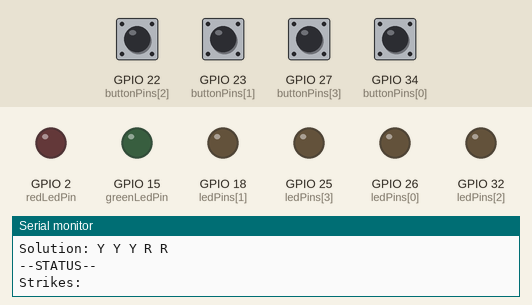
Simulated run of this sketch. Board: ESP32. Shown: output pins drawn as LEDs (lit = HIGH), the last lines printed to the serial monitor. Dashed ring = blinking. The inputs (shaded band) are chosen by the test bench; at power-on: GPIO 22 (buttonPins[2]), GPIO 23 (buttonPins[1]), GPIO 27 (buttonPins[3]), GPIO 34 (buttonPins[0]) HIGH. Random numbers use the default seed unless the sketch sets one.

Above: at 1.2 s.
1.3 s: GPIO 23 (buttonPins[1]) pulled LOW for 0.15 s
At 1.85 s:
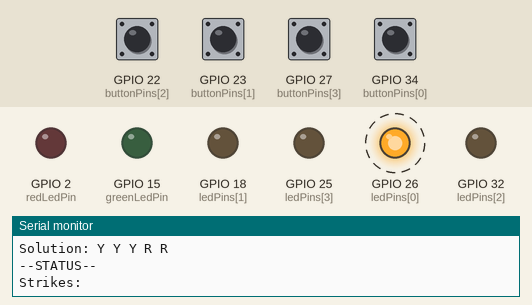
3.2 s: GPIO 22 (buttonPins[2]) pulled LOW for 0.15 s
At 3.61 s:
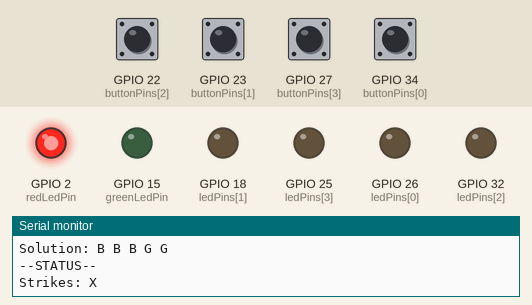
6.2 s: GPIO 27 (buttonPins[3]) pulled LOW for 0.15 s
At 8.3 s:
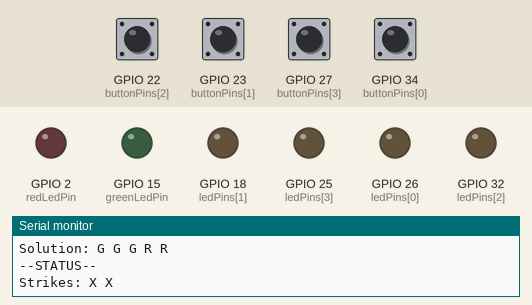
9.2 s: GPIO 34 (buttonPins[0]) pulled LOW for 0.15 s
At 10.3 s:
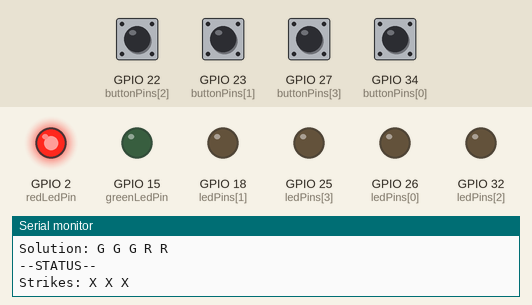
Timing chart, 0 to 11.8 s (numbered marks = the images above; inputs shaded):
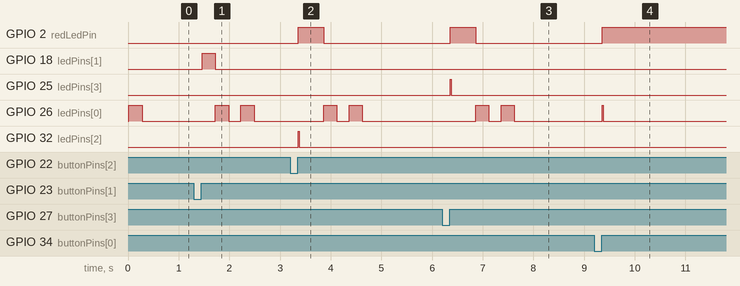

Measured:
- after the input at 1.3 s, GPIO 18 (ledPins[1]): LOW → HIGH after 0.16 s, → LOW 0.26 s later; GPIO 26 (ledPins[0]): alternates HIGH for 0.26 s and LOW for 0.24 s, 4 changes in all, then stays LOW, starting after 0.43 s
- after the input at 3.2 s, GPIO 2 (redLedPin): LOW → HIGH after 0.15 s, → LOW 0.51 s later; GPIO 26 (ledPins[0]): alternates HIGH for 0.26 s and LOW for 0.24 s, 4 changes in all, then stays LOW, starting after 0.66 s; GPIO 32 (ledPins[2]): LOW → HIGH after 0.15 s, → LOW 0.02 s later
- after the input at 6.2 s, GPIO 2 (redLedPin): LOW → HIGH after 0.15 s, → LOW 0.51 s later; GPIO 25 (ledPins[3]): LOW → HIGH after 0.15 s, → LOW 0.02 s later; GPIO 26 (ledPins[0]): alternates HIGH for 0.26 s and LOW for 0.24 s, 4 changes in all, then stays LOW, starting after 0.66 s
- after the input at 9.2 s, GPIO 2 (redLedPin): LOW → HIGH after 0.15 s; GPIO 26 (ledPins[0]): LOW → HIGH after 0.15 s, → LOW 0.02 s later

The sketch:

SimonSaysModule.ino
```cpp
char serialNumChars[34] = {'A', 'B', 'C', 'D', 'E', 'F', 'G', 'H', 'I', 'J', 'K', 'L', 'M', 'N', 'P', 'Q', 'R', 'S', 'T', 'U', 'V', 'W', 'X', 'Z', '0', '1', '2', '3', '4', '5', '6', '7', '8', '9'};
String indicatorLabels[11] = {"SND", "CLR", "CAR", "IND", "FRQ", "SIG", "NSA", "MSA", "TRN", "BOB", "FRK"};
String portTypes[6] = {"DVI-D", "PS/2", "RJ-45", "Stereo RCA", "Parallel", "Serial"};

bool serialOdd = false;
bool serialVowel = false;
int batteryAmount = 0;
bool indicatorCheck = false;
bool parallelCheck = false;
int strikes = 0;
int sequenceLength;
int sequence[5];
int solutionSequence[5];
int vowel0[4] = {3, 2, 1, 0};
int vowel1[4] = {2, 3, 0, 1};
int vowel2[4] = {3, 0, 1, 2};
int noVowel0[4] = {1, 3, 2, 0};
int noVowel1[4] = {0, 2, 1, 3};
int noVowel2[4] = {2, 3, 0, 1};
long playerInputTime = -5000;
long currentMillis;
long previousMillis = -500;
int currentSequencePosition = 0;
int playerSequencePosition = 0;
int playerInputPosition = 0;
long previousRedLedMillis = 0;
int pressedLed = -1;
bool pressed[4];
int finalSequenceException = 0;

//ESP32 PINS
int ledPins[4] = {26, 18, 32, 25};
int buttonPins[4] = {34, 23, 22, 27};
int greenLedPin = 15;
int redLedPin = 2;

void setup() {
  //GENERAL SETUP
  Serial.begin(115200);
  randomSeed(analogRead(0));
  for (int i = 0; i < 4; i++) {
    pinMode(ledPins[i], OUTPUT);
    digitalWrite(ledPins[i], LOW);
    pinMode(buttonPins[i], INPUT_PULLUP);
  }
  pinMode(greenLedPin, OUTPUT);
  pinMode(redLedPin, OUTPUT);
  digitalWrite(greenLedPin, LOW);
  digitalWrite(redLedPin, LOW);

  //BOMB SETUP
  Serial.println("--BOMB CONFIGURATION--");
  String serialNum;
  for (int i = 0; i < 5; i++) {
    serialNum += serialNumChars[random(0, 34)];
  }
  serialNum += serialNumChars[random(24, 34)];
  Serial.println("  Serial: " + serialNum);
  int x = serialNum.charAt(serialNum.length()-1);
  if (x % 2) serialOdd = true;
  if (serialNum.indexOf('A') > -1 || serialNum.indexOf('E') > -1 || serialNum.indexOf('I') > -1 || serialNum.indexOf('O') > -1 || serialNum.indexOf('U') > -1) serialVowel = true;

  int batteryWidgetAmount = random(0, 6);
  int indicatorWidgetAmount = random(0, 5-batteryWidgetAmount+1);
  int portWidgetAmount = 5-batteryWidgetAmount-indicatorWidgetAmount;
  Serial.print(" Widgets: ");

  for (int i = 0; i < batteryWidgetAmount; i++) {
    if (random(0, 2)) {
      Serial.print("|2 AA|");
      batteryAmount += 2;
    } else {
      Serial.print("|1 D|");
      batteryAmount++;
    }
    Serial.print(" ");
  }

  String chosenLabels[5];
  for (int i = 0; i < indicatorWidgetAmount; i++) {
    String indicator;
    bool alreadyExists;
    do {
      alreadyExists = false;
      indicator = indicatorLabels[random(0,11)];
      for (int i = 0; i < 5; i++) {
        if (indicator == chosenLabels[i]) alreadyExists = true;
      }
    } while (alreadyExists);
    chosenLabels[i] = indicator;
    Serial.print("|");
    Serial.print(indicator);
    if (random(0,2)) {
      Serial.print("(LIT)");
      if (indicator == "FRK" || indicator == "CAR") indicatorCheck = true;
    } else Serial.print("(OFF)");
    Serial.print("| ");
  }

  for (int i = 0; i < portWidgetAmount; i++) {
    int lowerBound = 4;
    int upperBound = 2;
    int upperBound2 = 6;
    if (random(0, 2)) {
      lowerBound = 0;
      upperBound = 4;
      upperBound2 = 4;
    }
    Serial.print("|");
    int portAmount = random(0, upperBound+1);
    String chosenPorts[upperBound];
    String port;
    bool alreadyExists;
    for (int i = 0; i < portAmount; i++) {
      do {
        alreadyExists = false;
        port = portTypes[random(lowerBound, upperBound2)];
        for (int i = 0; i < upperBound; i++) {
          if (port == chosenPorts[i]) alreadyExists = true;
        }
      } while (alreadyExists);
      chosenPorts[i] = port;
      if (port == "Parallel") parallelCheck = true;
      Serial.print(port);
      if (portAmount > 1 && i < portAmount-1) Serial.print(",");
    }
    Serial.print("| ");
  }

  //MODULE SETUP
  Serial.println();
  Serial.println();
  Serial.println("--MODULE INFORMATION--");
  sequenceLength = random(3, 6);
  for (int i = 0; i < sequenceLength; i++) {
    sequence[i] = random(0, 4);
  }

  //FIND SOLUTION
  findSolutionSequence();
  printDefusalSolution();

  //STRIKES
  Serial.println();
  Serial.println();
  Serial.println("--STATUS--");
  Serial.print("Strikes: ");
}

void loop() {
  if (playerSequencePosition < sequenceLength && strikes < 3) {
    currentMillis = millis();
    if (currentMillis - playerInputTime >= 250) {
      if (finalSequenceException) finalSequenceException++;
      if (pressedLed != -1) digitalWrite(ledPins[pressedLed], LOW);
      pressedLed = -1;
    }
    if (currentMillis - previousRedLedMillis >= 500) {
      digitalWrite(redLedPin, LOW);
    }
    if (currentMillis - previousMillis >= 250) {
      for (int i = 0; i < 4; i++) {
        if ((currentSequencePosition && sequence[currentSequencePosition-1] == i) || (currentSequencePosition-1 == -1 && sequence[playerSequencePosition] == i)) digitalWrite(ledPins[i], LOW);
      }
    }
    if ((currentMillis - playerInputTime >= 5000 && currentMillis - previousMillis >= 500) || finalSequenceException == 2) {
      if (finalSequenceException == 2) playerInputTime -= 4500;
      finalSequenceException = 0;
      playerInputPosition = 0;
      for (int i = 0; i < 4; i++) {
        if (sequence[currentSequencePosition] == i) digitalWrite(ledPins[i], HIGH);
      }
      currentSequencePosition++;
      if (currentSequencePosition > playerSequencePosition) {
        playerInputTime = currentMillis;
        currentSequencePosition = 0;
      }
      previousMillis = currentMillis;
    }
    for (int i = 0; i < 4; i++) {
      if (!digitalRead(buttonPins[i])) pressed[i] = true;
      if (digitalRead(buttonPins[i]) && pressed[i]) {
        pressed[i] = false;
        digitalWrite(ledPins[i], HIGH);
        pressedLed = i;
        playerInputTime = millis();
        if (solutionSequence[playerInputPosition] == i) {
          playerInputPosition++;
          if (playerInputPosition > playerSequencePosition) {
            playerSequencePosition++;
            finalSequenceException = 1;
          }
        } else {
          digitalWrite(redLedPin, HIGH);
          previousRedLedMillis = millis();
          strikes++;
          findSolutionSequence();
          Serial.println();
          printDefusalSolution();
          playerInputTime -= 4500;
          Serial.println();
          Serial.println();
          Serial.println("--STATUS--");
          Serial.print("Strikes: ");
          for (int i = 0; i < strikes; i++) {
            Serial.print("X ");
          }
        }
      }
    }
  } else if (strikes < 3) {
    digitalWrite(greenLedPin, HIGH);
    digitalWrite(redLedPin, LOW);
    for (int i = 0; i < 4; i++) {
      digitalWrite(ledPins[i], LOW);
    }
  } else {
    digitalWrite(redLedPin, HIGH);
    for (int i = 0; i < 4; i++) {
      digitalWrite(ledPins[i], LOW);
    }
  }
  delay(20);
}

void findSolutionSequence() {
  if (serialVowel) {
    if (strikes == 0) convertEntry(vowel0);
      else if (strikes == 1) convertEntry(vowel1);
      else convertEntry(vowel2);
  } else {
    if (strikes == 0) convertEntry(noVowel0);
      else if (strikes == 1) convertEntry(noVowel1);
      else convertEntry(noVowel2);
  }
}

void convertEntry(int dictionary[]) {
  for (int i = 0; i < sequenceLength; i++) {
    solutionSequence[i] = dictionary[sequence[i]];
  }
}
void printDefusalSolution() {
  Serial.println();
  Serial.println("--DEFUSAL SOLUTION--");
  Serial.print("Sequence: ");
  for (int i = 0; i < sequenceLength; i++) {
    if (!sequence[i]) Serial.print('B');
      else if (sequence[i] == 1) Serial.print('Y');
      else if (sequence[i] == 2) Serial.print('G');
      else if (sequence[i] == 3) Serial.print('R');
    Serial.print(" ");
  }
  Serial.println();
  Serial.print("Solution: ");
  for (int i = 0; i < sequenceLength; i++) {
    if (!solutionSequence[i]) Serial.print('B');
      else if (solutionSequence[i] == 1) Serial.print('Y');
      else if (solutionSequence[i] == 2) Serial.print('G');
      else if (solutionSequence[i] == 3) Serial.print('R');
    Serial.print(" ");
  }
}
```
